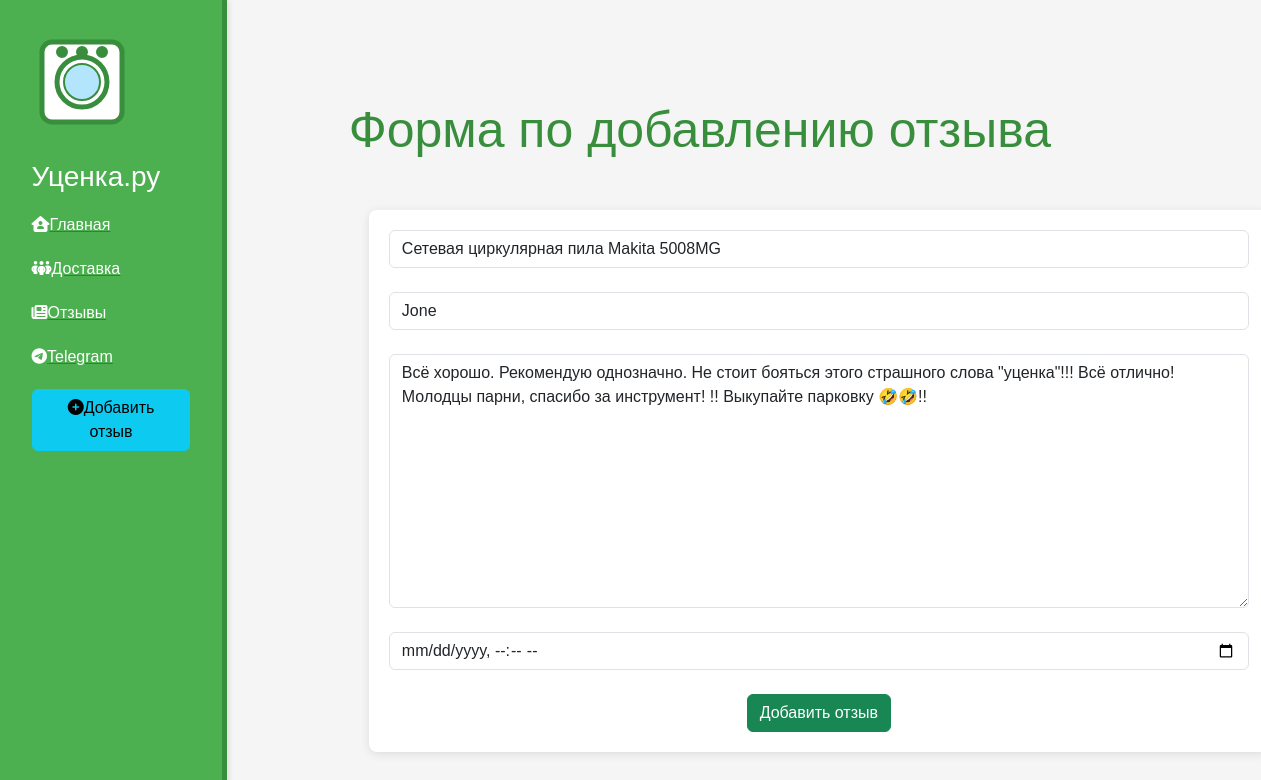
The page /news/10/update on the database its author committed.
### news/models.py (models this page shows, shortened)
class Articles(models.Model):
    title = models.CharField('Название', max_length=50)
    anons = models.CharField('Анонс', max_length=250)
    full_text = models.TextField('Статья')
    date = models.DateTimeField('Дата публикации')
    class Meta:
        verbose_name = 'Новость'
        verbose_name_plural = 'Новости'

### news/views.py (the view)
# urls.py: path('<int:pk>/update', views.NewsUpdateView.as_view(), name='news-update'),
class NewsUpdateView(UpdateView):
    model = Articles
    template_name = 'news/create.html'
    form_class = ArticlesForm

### news/forms.py
class ArticlesForm(ModelForm):
    class Meta:
        model=Articles
        fields = ['title', 'anons', 'full_text', 'date']
        widgets = {
            "title": TextInput(attrs={
                'class': 'form-control',
                'placeholder': 'Наименования'
            }),
            "anons": TextInput(attrs={
                'class': 'form-control',
                'placeholder': 'Автор'
            }),
            "date": DateTimeInput(attrs={
                'type': 'datetime-local',
                'class': 'form-control',
                'placeholder': 'Дата публикации'
            }),
            "full_text": Textarea(attrs={
                'class': 'form-control',
                'placeholder': 'Текст отзыва'
            })
        }

### news/templates/news/create.html (shortened to what this page needs)
{%extends 'main/layout.html'%}
{%block content%}
  <div class="features">
    <h1>Форма по добавлению отзыва</h1>
    <form method="post">
        {{form.title}}<br>
        {{form.anons}}<br>
        {{form.full_text}}<br>
        {{form.date}}<br>
        <button class="btn btn-success" type="submit">Добавить отзыв</button>
    </form>
  </div>
{%endblock%}

### main/static/main/css/main.css (style rules this page uses)
body { background: #f5f5f5; font-family: Arial, sans-serif; }
main .features { float: left; color: #333; margin-top: 100px; text-align: center; width: 75%; }
main .features h1 { font-size: 50px; color: #388E3C; }
form { margin-left: 15%; width: 900px; margin-top: 50px; background: #fff; padding: 20px; border-radius: 8px; box-shadow: 0 2px 10px rgba(0, 0, 0, 0.1); }

### rows shown on the page
Articles: title "Сетевая циркулярная пила Makita 5008MG", anons "Jone", full_text "Всё хорошо. Рекомендую однозначно. Не стоит бояться этого страшного слова \"уценка\"!!! Всё отлично! Молодцы парни, спасибо за инструмент! !! Выкупайте парковку 🤣🤣!!"
